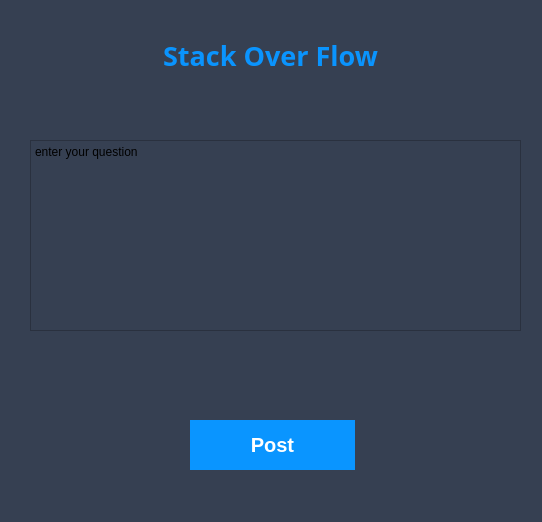
<?xml version="1.0" encoding="UTF-8"?>
<ui version="4.0">
 <class>Form</class>
 <widget class="QWidget" name="Form">
  <property name="geometry">
   <rect>
    <x>0</x>
    <y>0</y>
    <width>542</width>
    <height>522</height>
   </rect>
  </property>
  <property name="windowTitle">
   <string>Form</string>
  </property>
  <property name="styleSheet">
   <string notr="true">background-color: rgb(54, 64, 82)</string>
  </property>
  <widget class="QWidget" name="verticalLayoutWidget">
   <property name="geometry">
    <rect>
     <x>10</x>
     <y>10</y>
     <width>521</width>
     <height>91</height>
    </rect>
   </property>
   <layout class="QVBoxLayout" name="verticalLayout">
    <item>
     <widget class="QLabel" name="StckLabel">
      <property name="font">
       <font>
        <family>MV Boli</family>
        <pointsize>20</pointsize>
        <weight>75</weight>
        <italic>false</italic>
        <bold>true</bold>
        <underline>false</underline>
        <strikeout>false</strikeout>
       </font>
      </property>
      <property name="styleSheet">
       <string notr="true">color: rgb(10, 148, 254);
font: 20pt &quot;MV Boli&quot; ;
font-weight: bold;
</string>
      </property>
      <property name="text">
       <string>Stack Over Flow</string>
      </property>
      <property name="alignment">
       <set>Qt::AlignCenter</set>
      </property>
     </widget>
    </item>
   </layout>
  </widget>
  <widget class="QPlainTextEdit" name="AskQuestionPage_plainTextEdit">
   <property name="geometry">
    <rect>
     <x>30</x>
     <y>140</y>
     <width>491</width>
     <height>191</height>
    </rect>
   </property>
   <property name="maximumSize">
    <size>
     <width>1100</width>
     <height>16777215</height>
    </size>
   </property>
   <property name="plainText">
    <string>enter your question </string>
   </property>
  </widget>
  <widget class="QPushButton" name="PostQuestion_button">
   <property name="geometry">
    <rect>
     <x>190</x>
     <y>420</y>
     <width>165</width>
     <height>50</height>
    </rect>
   </property>
   <property name="minimumSize">
    <size>
     <width>165</width>
     <height>50</height>
    </size>
   </property>
   <property name="maximumSize">
    <size>
     <width>100</width>
     <height>16777215</height>
    </size>
   </property>
   <property name="font">
    <font>
     <pointsize>15</pointsize>
     <weight>75</weight>
     <bold>true</bold>
    </font>
   </property>
   <property name="cursor">
    <cursorShape>PointingHandCursor</cursorShape>
   </property>
   <property name="styleSheet">
    <string notr="true">background-color: rgb(10, 149, 255);
color: rgb(255, 255, 255);
border: 5px;</string>
   </property>
   <property name="text">
    <string>Post</string>
   </property>
  </widget>
 </widget>
 <resources/>
 <connections/>
</ui>
